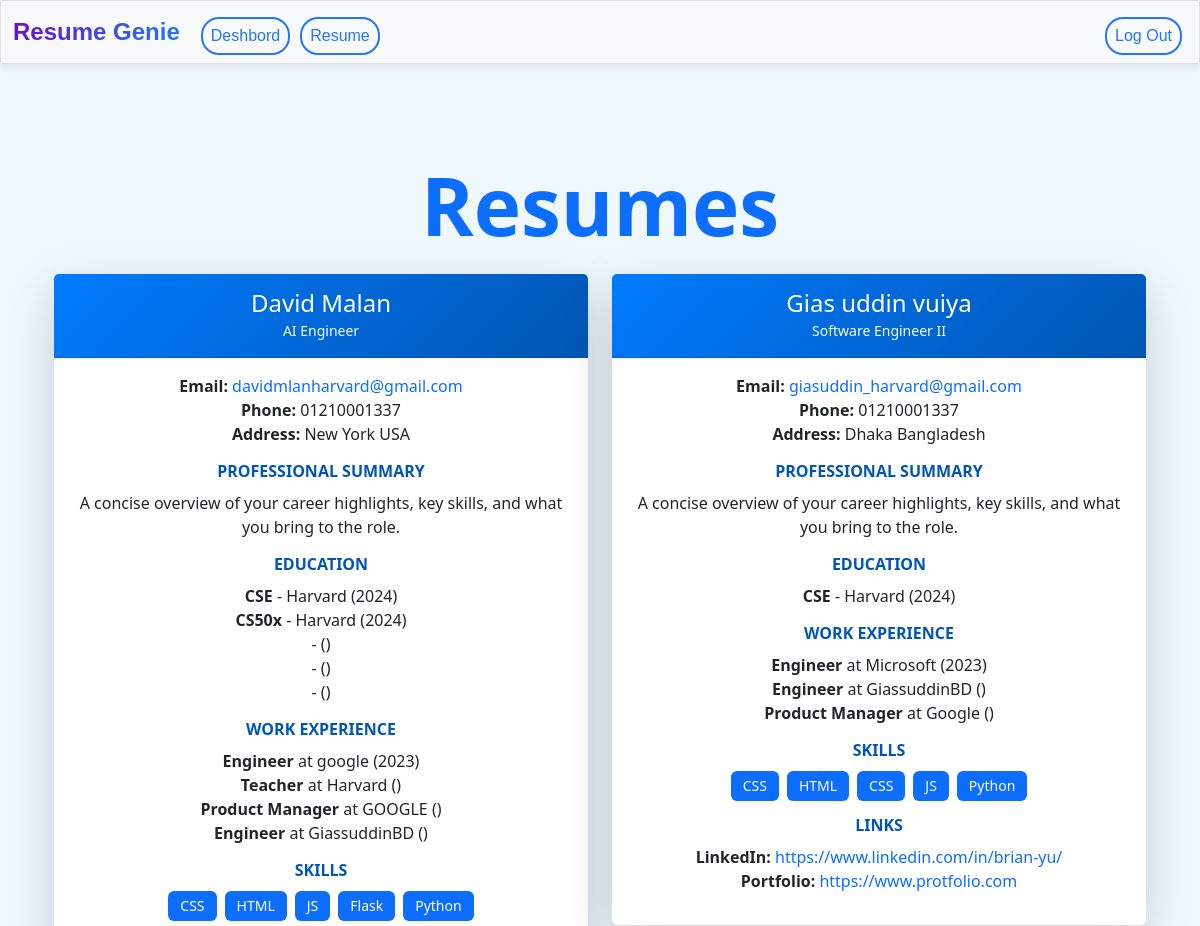
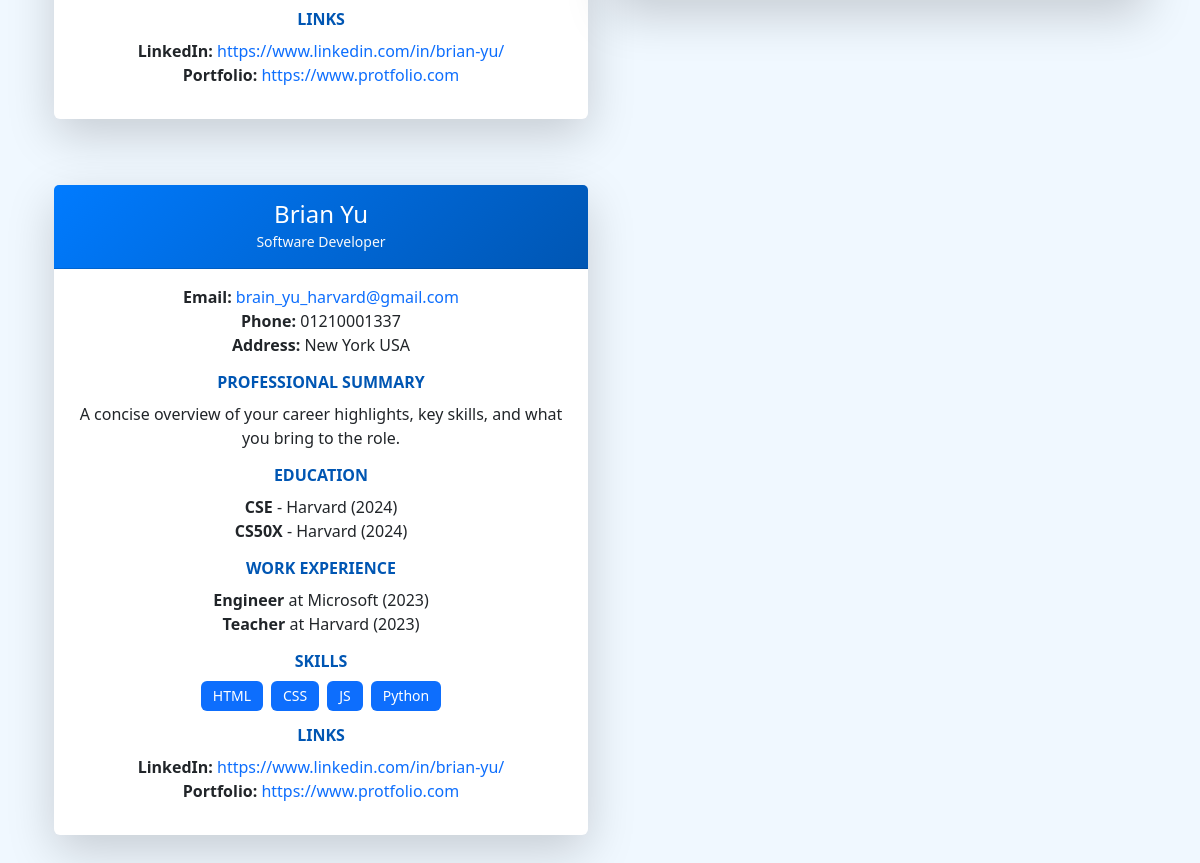
The app's page /resume (signed in), older data (2 pictures, top to bottom).
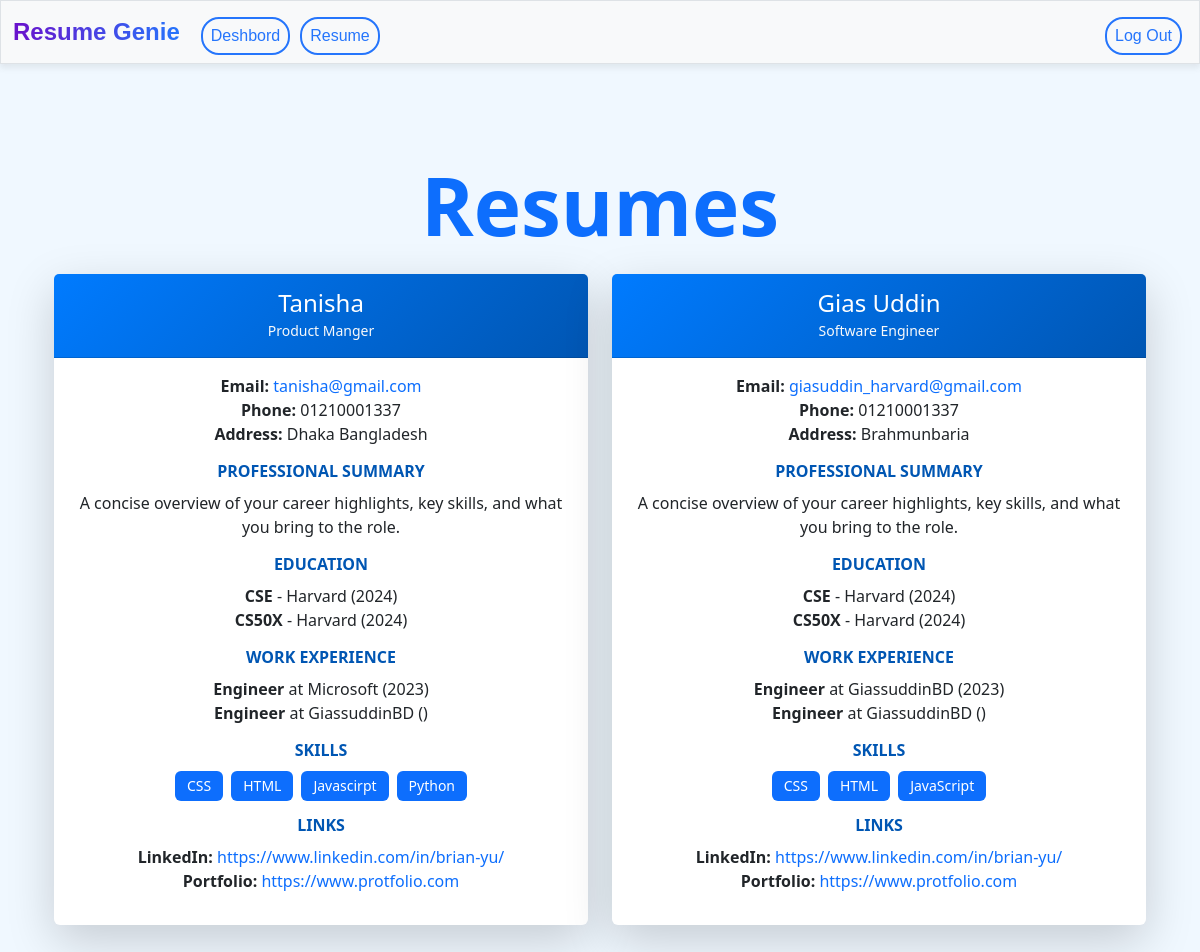
The same page, newer data.
### tables this page shows
CREATE TABLE resumes(
    id INTEGER PRIMARY KEY AUTOINCREMENT,
    user_id INTEGER NOT NULL,
    title TEXT NOT NULL,
    name TEXT NOT NULL,
    email TEXT NOT NULL,
    phone TEXT,
    address TEXT,
    linkedin TEXT,
    portfolio TEXT,
    professional_summary TEXT,
    education TEXT,
    work_experience TEXT,
    skills TEXT,
    created_at TIMESTAMP DEFAULT CURRENT_TIMESTAMP,
    FOREIGN KEY (user_id) REFERENCES users(id)
);

### app.py (the view)
@app.route("/resume", methods=["GET"])
@login_required
def resume():
    try:
        user_id = session["user_id"]
        resumes = db.execute("SELECT * FROM resumes WHERE user_id = ?", user_id)
        for resume in resumes:
            if 'education' in resume and resume['education']:
                resume['education'] = json.loads(resume['education'])
            if 'work_experience' in resume and resume['work_experience']:
                resume['work_experience'] = json.loads(resume['work_experience'])
            if 'skills' in resume and resume['skills']:
                resume['skills'] = json.loads(resume['skills'])
        return render_template("resume.html", resumes=resumes)
    except Exception as e:
        app.logger.error(f"Error fetching resumes: {e}")
        flash("An error occurred while fetching resumes.")
        return render_template("resume.html", resumes=[])

### app.py (called while the page is built)
@app.after_request
def after_request(response):
    response.headers["Cache-Control"] = "no-cache, no-store, must-revalidate"
    response.headers["Expires"] = 0
    response.headers["Pragma"] = "no-cache"
    return response

### helpers.py (called while the page is built)
def login_required(f):
    @wraps(f)
    def decorated_function(*args, **kwargs):
        if session.get("user_id") is None:
            return redirect("/login")
        return f(*args, **kwargs)
    return decorated_function

### templates/resume.html (shortened to what this page needs)
{% extends "layout.html" %}
{% block main %}
<div class="container my-5">
    <h1 class="text-center mb-4 text-primary fw-bold">Resumes</h1>
    {% if resumes %}
        <div class="row g-4">
            {% for resume in resumes %}
            <div class="col-lg-6 col-md-12 resumeCol">
                <div class="card resume-card shadow-lg border-0">
                    <div class="card-header bg-gradient-primary text-white">
                        <h4 class="mb-0">{{ resume.name }}</h4>
                        <small class="text-light">{{ resume.title }}</small>
                    </div>
                    <div class="card-body">
                        <div class="resume-section">
                            <p>
                                <strong>Email:</strong>
                                <a href="mailto:{{ resume.email }}" class="text-decoration-none text-primary">{{ resume.email }}</a><br>
                                <strong>Phone:</strong> {{ resume.phone }}<br>
                                <strong>Address:</strong> {{ resume.address }}
                            </p>
                        </div>
                        <div class="resume-section">
                            <h5 class="section-title">Professional Summary</h5>
                            <p>{{ resume.professional_summary }}</p>
                        </div>
                        <div class="resume-section">
                            <h5 class="section-title">Education</h5>
                            <ul class="list-unstyled">
                                {% for edu in resume.education %}
                                <li>
                                    <strong>{{ edu.degree }}</strong> - {{ edu.institution }} ({{ edu.year }})
                                </li>
                                {% endfor %}
                            </ul>
                        </div>
                        <div class="resume-section">
                            <h5 class="section-title">Work Experience</h5>
                            <ul class="list-unstyled">
                                {% for work in resume.work_experience %}
                                <li>
                                    <strong>{{ work.role }}</strong> at {{ work.company }} ({{ work.year }})
                                </li>
                                {% endfor %}
                            </ul>
                        </div>
                        <div class="resume-section">
                            <h5 class="section-title">Skills</h5>
                            <div class="d-flex flex-wrap gap-2">
                                {% for skill in resume.skills %}
                                <span class="badge bg-primary text-white">{{ skill }}</span>
                                {% endfor %}
                            </div>
                        </div>
                        <div class="resume-section">
                            <h5 class="section-title">Links</h5>
                            <p>
                                {% if resume.linkedin %}
                                <strong>LinkedIn:</strong>
                                <a href="{{ resume.linkedin }}" target="_blank" class="text-decoration-none text-primary">{{ resume.linkedin }}</a><br>
                                {% endif %}
                                {% if resume.portfolio %}
                                <strong>Portfolio:</strong>
                                <a href="{{ resume.portfolio }}" target="_blank" class="text-decoration-none text-primary">{{ resume.portfolio }}</a>
                                {% endif %}
                            </p>
                        </div>
                    </div>
                </div>
                <div class="card-footer text-end">
                </div>
            </div>
            {% endfor %}
        </div>
    {% else %}
        <div class="alert alert-warning text-center" role="alert">
            No resumes found.
        </div>
    {% endif %}
</div>
{% endblock %}

### templates/layout.html (shortened to what this page needs)
<!DOCTYPE html>
<html lang="en">
<head>
    <link href="https://cdn.jsdelivr.net/npm/bootstrap@5.3.3/dist/css/bootstrap.min.css" rel="stylesheet">
    <link href="../static/css/style.css" rel="stylesheet">
    <link rel="stylesheet" href="{{ url_for('static', filename='css/style.css') }}">
</head>
<body>
    <nav class="bg-light border navbar navbar-expand-md navbar-light">
        <div class="container-fluid">
            <a class="navbar-brand" href="/"><span class="blue">R</span><span class="red">e</span><span class="yellow">s</span><span class="green">ume</span> <span class="red">Genie</span></a>
            <div class="collapse navbar-collapse" id="navbar">
                {% if session["user_id"] %}
                    <ul class="navbar-nav me-auto mt-2">
                        <li class="nav-item"><a class="nav-link" href="/dashbord">Deshbord</a></li>
                        <li class="nav-item"><a class="nav-link" href="/resume">Resume</a></li>
                    </ul>
                    <ul class="navbar-nav ms-auto mt-2">
                        <li class="nav-item"><a class="nav-link" href="/logout">Log Out</a></li>
                    </ul>
                {% endif %}
            </div>
        </div>
    </nav>
    <main class="container py-5 text-center">
        {% block main %}{% endblock %}
    </main>
</body>
</html>

### static/css/style.css (style rules this page uses)
body { background-color: aliceblue; }
.navbar { font-family: 'Poppins', sans-serif; box-shadow: 0 4px 6px rgba(80, 80, 80, 0.1); }
.navbar-brand { font-size: 1.5rem; font-weight: bold; background: linear-gradient(to right, #6a11cb, #2575fc); -webkit-background-clip: text; -webkit-text-fill-color: transparent; text-decoration: none; }
.nav-link { color: #555; font-weight: 500; transition: color 0.3s ease-in-out; }
.nav-item .nav-link { margin: 0 5px; padding: 5px 15px; color: #2575fc; border: 2px solid #2575fc; border-radius: 18px; transition: all 0.3s ease-in-out; }
.fw-bold { font-style: normal; font-size: 80px; line-height: 90px; text-align: center; }
.d-flex { justify-content: center; }
.resume-card { transition: transform 0.3s ease, box-shadow 0.3s ease; }
.resume-card .card-header { background: linear-gradient(135deg, #007bff, #0056b3); padding: 15px 20px; }
.resume-card .resume-section { margin-bottom: 15px; }
.resume-card .section-title { font-weight: 600; color: #0056b3; margin-bottom: 10px; text-transform: uppercase; font-size: 16px; }
a.text-primary { color: #007bff; text-decoration: none; }
.badge { padding: 8px 12px; font-size: 14px; font-weight: 500; }
.resume-card { position: relative; }

Row changes from the older to the newer data that the page shows:
removed resumes: name "David Malan", title "AI Engineer", email "davidmlanharvard@gmail.com", phone "01210001337", address "New York USA", professional_summary "A concise overview of your career highlights, key skills, and what you bring to the role.", degree "CSE" "CS50x", institution "Harvard" "Harvard", year "2024" "2024", role "Engineer" "Teacher" "Product Manager" "Engineer", company "google" "Harvard" "GOOGLE" "GiassuddinBD", year "2023", skills "CSS" "HTML" "JS" "Flask" "Python", linkedin "https://www.linkedin.com/in/brian-yu/", portfolio "https://www.protfolio.com"
removed resumes: name "Gias uddin vuiya", title "Software Engineer II", email "giasuddin_harvard@gmail.com", phone "01210001337", address "Dhaka Bangladesh", professional_summary "A concise overview of your career highlights, key skills, and what you bring to the role.", degree "CSE", institution "Harvard", year "2024", role "Engineer" "Engineer" "Product Manager", company "Microsoft" "GiassuddinBD" "Google", year "2023", skills "CSS" "HTML" "CSS" "JS" "Python", linkedin "https://www.linkedin.com/in/brian-yu/", portfolio "https://www.protfolio.com"
removed resumes: name "Brian Yu", title "Software Developer", email "brain_yu_harvard@gmail.com", phone "01210001337", address "New York USA", professional_summary "A concise overview of your career highlights, key skills, and what you bring to the role.", degree "CSE" "CS50X", institution "Harvard" "Harvard", year "2024" "2024", role "Engineer" "Teacher", company "Microsoft" "Harvard", year "2023" "2023", skills "HTML" "CSS" "JS" "Python", linkedin "https://www.linkedin.com/in/brian-yu/", portfolio "https://www.protfolio.com"
added resumes: name "Tanisha", title "Product Manger", email "tanisha@gmail.com", phone "01210001337", address "Dhaka Bangladesh", professional_summary "A concise overview of your career highlights, key skills, and what you bring to the role.", degree "CSE" "CS50X", institution "Harvard" "Harvard", year "2024" "2024", role "Engineer" "Engineer", company "Microsoft" "GiassuddinBD", year "2023", skills "CSS" "HTML" "Javascirpt" "Python", linkedin "https://www.linkedin.com/in/brian-yu/", portfolio "https://www.protfolio.com"
added resumes: name "Gias Uddin", title "Software Engineer", email "giasuddin_harvard@gmail.com", phone "01210001337", address "Brahmunbaria", professional_summary "A concise overview of your career highlights, key skills, and what you bring to the role.", degree "CSE" "CS50X", institution "Harvard" "Harvard", year "2024" "2024", role "Engineer" "Engineer", company "GiassuddinBD" "GiassuddinBD", year "2023", skills "CSS" "HTML" "JavaScript", linkedin "https://www.linkedin.com/in/brian-yu/", portfolio "https://www.protfolio.com"
